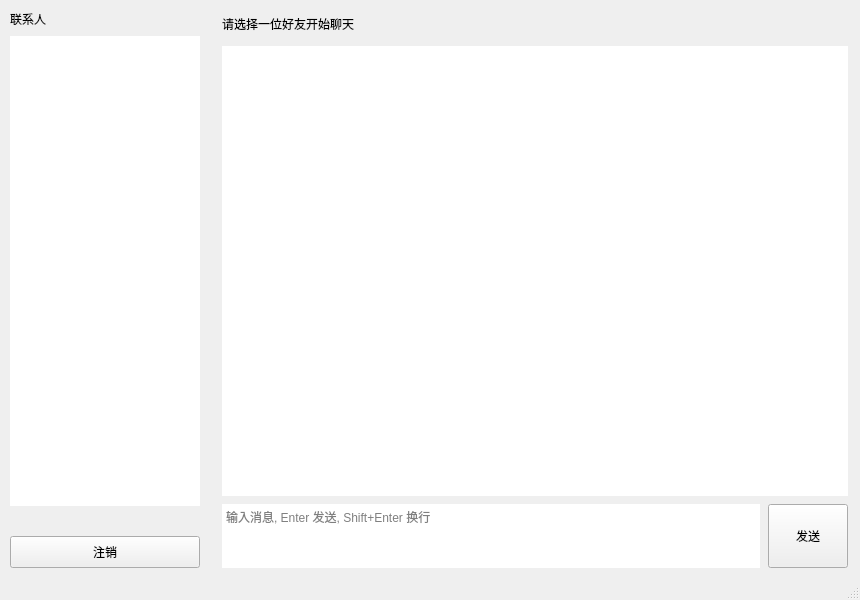
<?xml version="1.0" encoding="UTF-8"?>
<ui version="4.0">
 <class>MainWindow</class>
 <widget class="QMainWindow" name="MainWindow">
  <property name="geometry">
   <rect>
    <x>0</x>
    <y>0</y>
    <width>860</width>
    <height>600</height>
   </rect>
  </property>
  <property name="windowTitle">
   <string>聊天室</string>
  </property>
  <widget class="QWidget" name="centralwidget">
   <layout class="QHBoxLayout" name="contentLayout">
    <property name="spacing">
     <number>0</number>
    </property>
    <property name="leftMargin">
     <number>0</number>
    </property>
    <property name="topMargin">
     <number>0</number>
    </property>
    <property name="rightMargin">
     <number>0</number>
    </property>
    <property name="bottomMargin">
     <number>0</number>
    </property>
    <item>
     <widget class="QWidget" name="leftPanel" native="true">
      <property name="minimumSize">
       <size>
        <width>210</width>
        <height>0</height>
       </size>
      </property>
      <property name="maximumSize">
       <size>
        <width>210</width>
        <height>16777215</height>
       </size>
      </property>
      <layout class="QVBoxLayout" name="leftLayout">
       <property name="spacing">
        <number>8</number>
       </property>
       <property name="leftMargin">
        <number>10</number>
       </property>
       <property name="topMargin">
        <number>10</number>
       </property>
       <property name="rightMargin">
        <number>10</number>
       </property>
       <property name="bottomMargin">
        <number>10</number>
       </property>
       <item>
        <widget class="QLabel" name="labelContacts">
         <property name="text">
          <string>联系人</string>
         </property>
        </widget>
       </item>
       <item>
        <widget class="QListWidget" name="listWidgetFriends">
         <property name="frameShape">
          <enum>QFrame::Shape::NoFrame</enum>
         </property>
        </widget>
       </item>
       <item>
        <widget class="QLabel" name="labelUser">
         <property name="text">
          <string/>
         </property>
         <property name="alignment">
          <set>Qt::AlignmentFlag::AlignCenter</set>
         </property>
        </widget>
       </item>
       <item>
        <widget class="QPushButton" name="btnLogout">
         <property name="minimumSize">
          <size>
           <width>0</width>
           <height>32</height>
          </size>
         </property>
         <property name="text">
          <string>注销</string>
         </property>
        </widget>
       </item>
      </layout>
     </widget>
    </item>
    <item>
     <widget class="QWidget" name="rightPanel" native="true">
      <layout class="QVBoxLayout" name="rightLayout">
       <property name="spacing">
        <number>8</number>
       </property>
       <property name="leftMargin">
        <number>12</number>
       </property>
       <property name="topMargin">
        <number>10</number>
       </property>
       <property name="rightMargin">
        <number>12</number>
       </property>
       <property name="bottomMargin">
        <number>10</number>
       </property>
       <item>
        <widget class="QLabel" name="labelChatTitle">
         <property name="minimumSize">
          <size>
           <width>0</width>
           <height>28</height>
          </size>
         </property>
         <property name="text">
          <string>请选择一位好友开始聊天</string>
         </property>
        </widget>
       </item>
       <item>
        <widget class="QTextBrowser" name="textChat">
         <property name="frameShape">
          <enum>QFrame::Shape::NoFrame</enum>
         </property>
        </widget>
       </item>
       <item>
        <layout class="QHBoxLayout" name="inputLayout">
         <property name="spacing">
          <number>8</number>
         </property>
         <item>
          <widget class="QTextEdit" name="textEditMsg">
           <property name="minimumSize">
            <size>
             <width>0</width>
             <height>64</height>
            </size>
           </property>
           <property name="maximumSize">
            <size>
             <width>16777215</width>
             <height>64</height>
            </size>
           </property>
           <property name="frameShape">
            <enum>QFrame::Shape::NoFrame</enum>
           </property>
           <property name="placeholderText">
            <string>输入消息, Enter 发送, Shift+Enter 换行</string>
           </property>
          </widget>
         </item>
         <item>
          <widget class="QPushButton" name="btnSend">
           <property name="minimumSize">
            <size>
             <width>80</width>
             <height>64</height>
            </size>
           </property>
           <property name="maximumSize">
            <size>
             <width>80</width>
             <height>64</height>
            </size>
           </property>
           <property name="text">
            <string>发送</string>
           </property>
          </widget>
         </item>
        </layout>
       </item>
      </layout>
     </widget>
    </item>
   </layout>
  </widget>
  <widget class="QMenuBar" name="menubar">
   <property name="geometry">
    <rect>
     <x>0</x>
     <y>0</y>
     <width>860</width>
     <height>21</height>
    </rect>
   </property>
  </widget>
  <widget class="QStatusBar" name="statusbar"/>
 </widget>
 <resources/>
 <connections/>
</ui>
